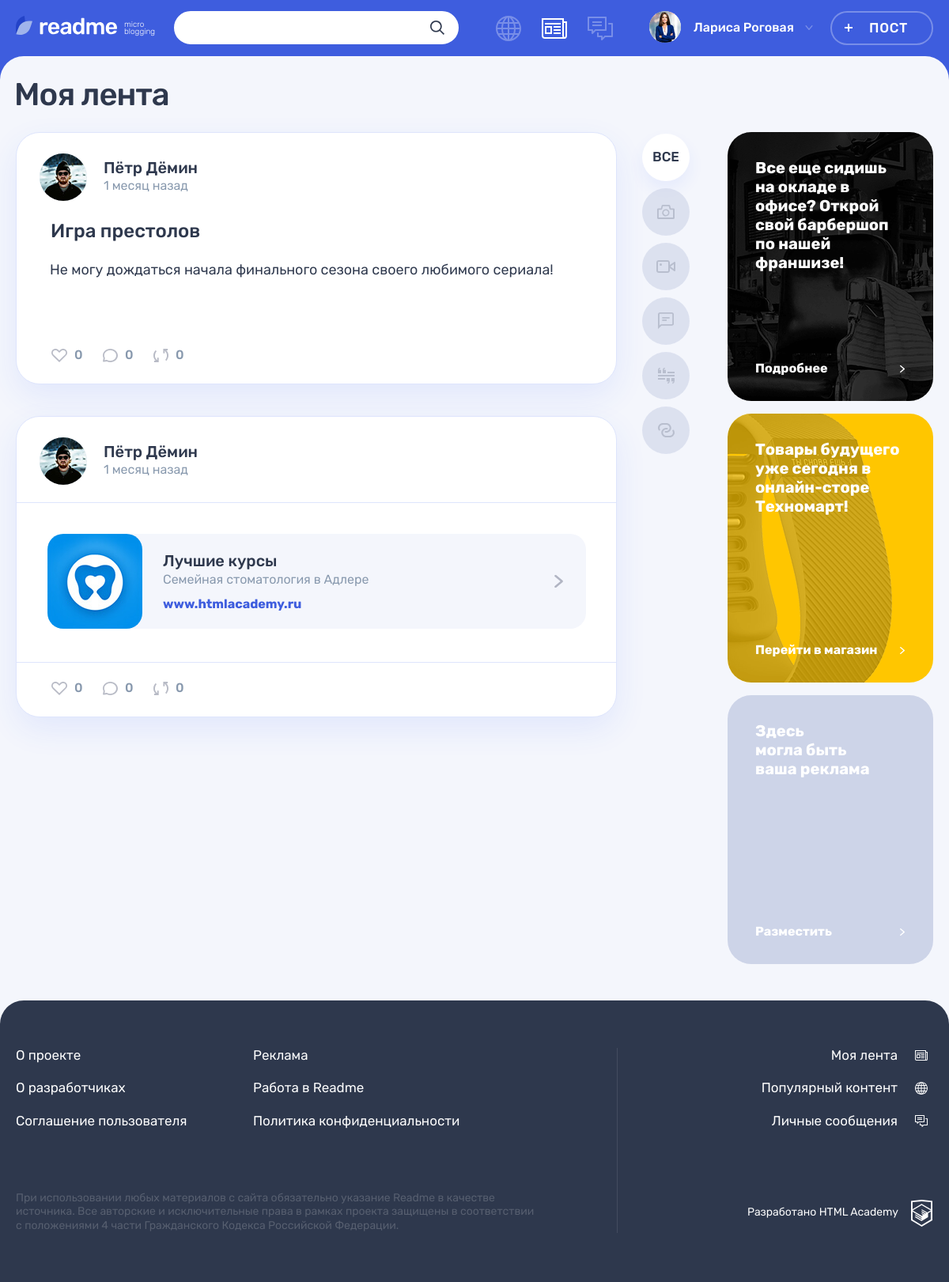
The page /feed.php (signed in) on the database its author committed.
### tables this page shows
CREATE TABLE post (
	id INT UNSIGNED AUTO_INCREMENT PRIMARY KEY,
	dt_add TIMESTAMP NOT NULL DEFAULT CURRENT_TIMESTAMP(),
	title VARCHAR(128) NOT NULL,
	text_content TEXT,
	quote_author VARCHAR(128),
	image_path VARCHAR(128),
	video_path VARCHAR(128),
	link VARCHAR(128),
	show_count INT UNSIGNED NOT NULL DEFAULT 0,
	is_repost BOOLEAN NOT NULL DEFAULT 0,
	author_id INT UNSIGNED NOT NULL,
	origin_post_id INT UNSIGNED,
	content_type_id INT UNSIGNED NOT NULL,
	FOREIGN KEY (author_id) REFERENCES user(id),
	FOREIGN KEY (origin_post_id) REFERENCES post(id),
	FOREIGN KEY (content_type_id) REFERENCES content_type(id),
	FULLTEXT INDEX post_ft_search(title, text_content)
);

CREATE TABLE user (
	id INT UNSIGNED AUTO_INCREMENT PRIMARY KEY,
	dt_add TIMESTAMP NOT NULL DEFAULT CURRENT_TIMESTAMP(),
	email VARCHAR(128) NOT NULL,
	login VARCHAR(128) NOT NULL,
	password CHAR(64) NOT NULL,
	avatar_path VARCHAR(128),
	UNIQUE INDEX email(email)
);

CREATE TABLE content_type (
	id INT UNSIGNED AUTO_INCREMENT PRIMARY KEY,
	type_name VARCHAR(128) NOT NULL,
	class_name VARCHAR(128) NOT NULL,
	icon_width INT UNSIGNED NOT NULL,
	icon_height INT UNSIGNED NOT NULL
);

### helpers.php (called while the page is built, shortened)
<?php
function get_noun_plural_form(int $number, string $one, string $two, string $many): string
{
    $number = (int)$number;
    $mod10 = $number % 10;
    $mod100 = $number % 100;
    switch (true) {
        case ($mod10 === 1):
            return $one;
    }
}
function include_template($name, array $data = [])
{
    $name = 'templates/' . $name;
    extract($data);
    require $name;
    $result = ob_get_clean();
    return $result;
}

### templates/main.php (the view, shortened to what this page needs)
<div class="container">
    <h1 class="page__title page__title--feed">Моя лента</h1>
</div>
<div class="page__main-wrapper container">
    <section class="feed">
        <?php $style = !empty($posts) ? 'background-image: none;' : ''; ?>
        <div style="<?= $style ?>" class="feed__main-wrapper">
            <div class="feed__wrapper">
                <?php foreach ($posts as $post): ?>
                <article class="feed__post post post-<?= esc($post['class_name']) ?>">
                    <header class="post__header post__author">
                        <a class="post__author-link" href="/profile.php?id=<?= $post['author_id'] ?>&tab=posts" title="Автор">
                            <div class="post__avatar-wrapper">
                                <?php if (!empty($post['avatar_path'])): ?>
                                <?php $style = 'width: 60px; height: 60px; object-fit: cover;'; ?>
                                <img style="<?= $style ?>" class="post__author-avatar" src="uploads/<?= esc($post['avatar_path']) ?>" width="60" height="60" alt="Аватар пользователя">
                                <?php endif; ?>
                            </div>
                            <div class="post__info">
                                <b class="post__author-name"><?= esc($post['author']) ?></b>
                                <span class="post__time"><?= get_relative_time($post['dt_add']) ?> назад</span>
                            </div>
                        </a>
                    </header>
                    <div style="min-height: 141px;" class="post__main">
                        <?php if (in_array($post['class_name'], ['photo', 'text'])): ?>
                        <h2><a href="/post.php?id=<?= esc($post['id']) ?>"><?= esc($post['title']) ?></a></h2>
                        <?php endif; ?>
                        <?php $post['display_mode'] = 'feed'; ?>
                        <?php if ($post['class_name'] === 'quote'): ?>
                        <?= include_template('inc/post-quote.php', ['post' => $post]) ?>
                        <?php elseif ($post['class_name'] === 'link'): ?>
                        <?= include_template('inc/post-link.php', ['post' => $post]) ?>
                        <?php elseif ($post['class_name'] === 'photo'): ?>
                        <?= include_template('inc/post-photo.php', ['post' => $post]) ?>
                        <?php elseif ($post['class_name'] === 'video'): ?>
                        <?= include_template('inc/post-video.php', ['post' => $post]) ?>
                        <?php elseif ($post['class_name'] === 'text'): ?>
                        <?= include_template('inc/post-text.php', ['post' => $post]) ?>
                        <?php endif; ?>
                    </div>
                    <footer style="flex-direction: column;" class="post__footer post__indicators">
                        <div class="post__buttons">
                            <a class="post__indicator post__indicator--likes<?= get_likes_indicator_class($link, $post['id']) ?> button" href="/like.php?id=<?= esc($post['id']) ?>" title="Лайк">
                                <svg class="post__indicator-icon" width="20" height="17">
                                    <use xlink:href="#icon-heart"></use>
                                </svg>
                                <span><?= get_likes_count($link, $post['id']) ?></span>
                            </a>
                            <a class="post__indicator post__indicator--comments button" href="#" title="Комментарии">
                                <svg class="post__indicator-icon" width="19" height="17">
                                    <use xlink:href="#icon-comment"></use>
                                </svg>
                                <span><?= get_comment_count($link, $post['id']) ?></span>
                            </a>
                            <a class="post__indicator post__indicator--repost button" href="#" title="Репост">
                                <svg class="post__indicator-icon" width="19" height="17">
                                    <use xlink:href="#icon-repost"></use>
                                </svg>
                                <span><?= get_repost_count($link, $post['id']) ?></span>
                            </a>
                        </div>
                    </footer>
                </article>
                <?php endforeach; ?>
            </div>
        </div>
        <ul class="feed__filters filters">
            <li class="feed__filters-item filters__item">
                <?php $classname = !isset($_GET['filter']) ? ' filters__button--active' : ''; ?>
                <a class="filters__button<?= $classname ?>" href="/feed.php">
                    <span>Все</span>
                </a>
            </li>
            <?php foreach ($content_types as $type): ?>
            <li class="feed__filters-item filters__item">
                <?php $classname = isset($_GET['filter']) && $_GET['filter'] === $type['class_name'] ? ' filters__button--active' : ''; ?>
                <a class="filters__button filters__button--<?= esc($type['class_name']) ?> button<?= $classname ?>" href="/feed.php?filter=<?= esc($type['class_name']) ?>">
                    <svg class="filters__icon" width="<?= esc($type['icon_width']) ?>" height="<?= esc($type['icon_height']) ?>">
                        <use xlink:href="#icon-filter-<?= esc($type['class_name']) ?>"></use>
                    </svg>
                </a>
            </li>
            <?php endforeach; ?>
        </ul>
    </section>
    <aside class="promo">
        <article class="promo__block promo__block--barbershop">
            <p class="promo__text">Все еще сидишь на окладе в офисе? Открой свой барбершоп по нашей франшизе!</p>
            <a class="promo__link" href="#">Подробнее</a>
        </article>
        <article class="promo__block promo__block--technomart">
            <p class="promo__text">Товары будущего уже сегодня в онлайн-сторе Техномарт!</p>
            <a class="promo__link" href="#">Перейти в магазин</a>
        </article>
        <article class="promo__block">
            <p class="promo__text">Здесь<br>могла быть<br>ваша реклама</p>
            <a class="promo__link" href="#">Разместить</a>
        </article>
    </aside>
</div>

### functions.php (shortened to what this page needs)
<?php
function get_mysqli_result(mysqli $link, string $sql, string $result_type = 'all') {
    if (!$result = mysqli_query($link, $sql)) {
        update_errors_log($link, $sql, 'mysql_errors.txt');
        http_response_code(500);
        exit;
    } elseif ($result_type === 'all') {
        $result = mysqli_fetch_all($result, MYSQLI_ASSOC);
    } elseif ($result_type === 'assoc') {
        $result = mysqli_fetch_assoc($result);
    }
    return $result;
}
function get_text_content(string $text, int $post_id, bool $margin = false, int $num_letters = 300) : string {
    $style = $margin ? ' style="margin-top: 0;"' : '';
    $text_length = mb_strlen($text);
    if ($text_length > $num_letters) {
        $words = explode(' ', $text);
        $result_words_length = 0;
        $result_words = [];
        foreach ($words as $word) {
            $result_words_length += mb_strlen($word);
            if ($result_words_length > $num_letters) {
                break;
            }
            $result_words_length += 1;
            $result_words[] = $word;
        }
        $result = implode(' ', $result_words);
        $result .= '...';
        $result = "<p{$style}>" . $result . '</p>';
        $result .= '<a class="post-text__more-link" href="post.php?id=' . $post_id . '">Читать далее</a>';
    } else {
        $result = "<p{$style}>" . $text . '</p>';
    }
    return $result;
}
function esc(string $str) : string {
    $text = htmlspecialchars($str);
    return $text;
}
function get_relative_time(string $date) : string {
    $ts_diff = time() - strtotime($date);
    if ($ts_diff < 60) {
        $relative_time = "$ts_diff " . get_noun_plural_form($ts_diff, 'секунда', 'секунды', 'секунд');
    } elseif ($ts_diff < 3600) {
        $minutes = floor($ts_diff / 60);
        $relative_time = "$minutes " . get_noun_plural_form($minutes, 'минута', 'минуты', 'минут');
    } elseif ($ts_diff < 86400) {
        $hours = floor($ts_diff / 3600);
        $relative_time = "$hours " . get_noun_plural_form($hours, 'час', 'часа', 'часов');
    } elseif ($ts_diff < 604800) {
        $days = floor($ts_diff / 86400);
        $relative_time = "$days " . get_noun_plural_form($days, 'день', 'дня', 'дней');
    } elseif ($ts_diff < 3024000) {
        $weeks = floor($ts_diff / 604800);
        $relative_time = "$weeks " . get_noun_plural_form($weeks, 'неделя', 'недели', 'недель');
    } elseif ($ts_diff >= 3024000) {
        $dt_diff = date_diff(date_create($date), date_create('now'));
        $months = date_interval_format($dt_diff, '%m');
        $relative_time = "$months " . get_noun_plural_form($months, 'месяц', 'месяца', 'месяцев');
    }
    return $relative_time;
}
function get_likes_indicator_class(mysqli $link, int $post_id) : string {
    $user_id = intval($_SESSION['user']['id']);
    $sql = "SELECT id FROM post_like WHERE post_id = $post_id AND author_id = $user_id";
    $result = get_mysqli_result($link, $sql, false);
    return mysqli_num_rows($result) ? ' post__indicator--likes-active' : '';
}
function get_likes_count(mysqli $link, int $post_id) : int {
    $sql = "SELECT COUNT(id) FROM post_like WHERE post_id = $post_id";
    $likes_count = get_mysqli_result($link, $sql, 'assoc')['COUNT(id)'];
    return $likes_count;
}
function get_comment_count(mysqli $link, int $post_id) : int {
    $sql = "SELECT COUNT(id) FROM comment WHERE post_id = $post_id";
    $comment_count = get_mysqli_result($link, $sql, 'assoc')['COUNT(id)'];
    return $comment_count;
}
function get_repost_count(mysqli $link, int $post_id) : int {
    $sql = "SELECT COUNT(id) FROM post WHERE origin_post_id = $post_id";
    $repost_count = get_mysqli_result($link, $sql, 'assoc')['COUNT(id)'];
    return $repost_count;
}

### templates/inc/post-link.php (shortened to what this page needs)
<?php if (isset($post['display_mode']) && in_array($post['display_mode'], ['details', 'feed'])): ?>
<?php $style = $post['display_mode'] === 'details' ? 'style="border-top: none;"' : ''; ?>
<div class="post-link__wrapper"<?= $style ?>>
    <a class="post-link__external" href="http://<?= esc($post['link']) ?>" title="Перейти по ссылке">
        <div class="post-link__icon-wrapper">
            <img src="img/logo-vita.jpg" alt="Иконка">
        </div>
        <div class="post-link__info">
            <h3><?= esc($post['title']) ?></h3>
            <p>Семейная стоматология в Адлере</p>
            <span><?= esc($post['link']) ?></span>
        </div>
        <svg class="post-link__arrow" width="11" height="16">
            <use xlink:href="#icon-arrow-right-ad"></use>
        </svg>
    </a>
</div>
<?php endif; ?>

### rows shown on the page
post: author.avatar_path (picture), author.login "Пётр Дёмин", dt_add "1 месяц", title "Игра престолов", text_content "Не могу дождаться начала финального сезона своего любимого сериала!", id "0"
post: author.avatar_path (picture), author.login "Пётр Дёмин", dt_add "1 месяц", title "Лучшие курсы", link "www.htmlacademy.ru", id "0"
content_type: icon_width 22 (drawn)
content_type: icon_width 24 (drawn)
content_type: icon_width 20 (drawn)
content_type: icon_width 21 (drawn)
content_type: icon_width 21 (drawn)

### other values the page prints
$_SESSION['user']['login'] "Лариса Роговая"
